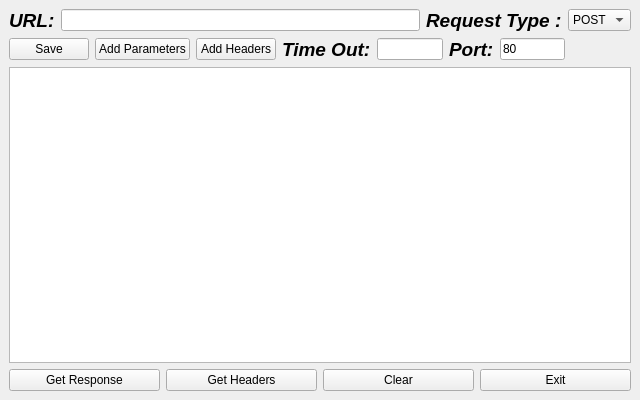
<?xml version="1.0" encoding="UTF-8"?>
<ui version="4.0">
 <class>MainWindow</class>
 <widget class="QMainWindow" name="MainWindow">
  <property name="geometry">
   <rect>
    <x>0</x>
    <y>0</y>
    <width>640</width>
    <height>400</height>
   </rect>
  </property>
  <property name="windowTitle">
   <string>Web Sniffer</string>
  </property>
  <widget class="QWidget" name="centralwidget">
   <layout class="QGridLayout" name="gridLayout">
    <item row="0" column="0">
     <layout class="QHBoxLayout" name="horizontalLayout_2">
      <item>
       <widget class="QLabel" name="label_2">
        <property name="font">
         <font>
          <pointsize>14</pointsize>
          <weight>75</weight>
          <italic>true</italic>
          <bold>true</bold>
         </font>
        </property>
        <property name="text">
         <string>URL:</string>
        </property>
       </widget>
      </item>
      <item>
       <widget class="QLineEdit" name="lineEdit_url"/>
      </item>
      <item>
       <widget class="QLabel" name="label">
        <property name="font">
         <font>
          <pointsize>14</pointsize>
          <weight>75</weight>
          <italic>true</italic>
          <bold>true</bold>
         </font>
        </property>
        <property name="text">
         <string>Request Type :</string>
        </property>
       </widget>
      </item>
      <item>
       <widget class="QComboBox" name="comboBox">
        <item>
         <property name="text">
          <string>POST</string>
         </property>
        </item>
        <item>
         <property name="text">
          <string>GET</string>
         </property>
        </item>
       </widget>
      </item>
     </layout>
    </item>
    <item row="1" column="0">
     <layout class="QHBoxLayout" name="horizontalLayout_3">
      <item>
       <widget class="QPushButton" name="pushButton_5">
        <property name="text">
         <string>Save</string>
        </property>
       </widget>
      </item>
      <item>
       <widget class="QPushButton" name="pushButton_7">
        <property name="text">
         <string>Add Parameters</string>
        </property>
       </widget>
      </item>
      <item>
       <widget class="QPushButton" name="pushButton_6">
        <property name="text">
         <string>Add Headers</string>
        </property>
       </widget>
      </item>
      <item>
       <widget class="QLabel" name="label_3">
        <property name="font">
         <font>
          <pointsize>14</pointsize>
          <weight>75</weight>
          <italic>true</italic>
          <bold>true</bold>
         </font>
        </property>
        <property name="text">
         <string>Time Out:</string>
        </property>
       </widget>
      </item>
      <item>
       <widget class="QLineEdit" name="lineEdit_timeout"/>
      </item>
      <item>
       <widget class="QLabel" name="label_4">
        <property name="font">
         <font>
          <pointsize>14</pointsize>
          <weight>75</weight>
          <italic>true</italic>
          <bold>true</bold>
         </font>
        </property>
        <property name="text">
         <string>Port:</string>
        </property>
       </widget>
      </item>
      <item>
       <widget class="QLineEdit" name="lineEdit_port">
        <property name="text">
         <string>80</string>
        </property>
       </widget>
      </item>
      <item>
       <spacer name="horizontalSpacer">
        <property name="orientation">
         <enum>Qt::Horizontal</enum>
        </property>
        <property name="sizeHint" stdset="0">
         <size>
          <width>108</width>
          <height>20</height>
         </size>
        </property>
       </spacer>
      </item>
     </layout>
    </item>
    <item row="3" column="0">
     <layout class="QHBoxLayout" name="horizontalLayout">
      <item>
       <widget class="QPushButton" name="btn_getresponse">
        <property name="text">
         <string>Get Response</string>
        </property>
       </widget>
      </item>
      <item>
       <widget class="QPushButton" name="btn_getheaders">
        <property name="text">
         <string>Get Headers</string>
        </property>
       </widget>
      </item>
      <item>
       <widget class="QPushButton" name="btn_clear">
        <property name="text">
         <string>Clear</string>
        </property>
       </widget>
      </item>
      <item>
       <widget class="QPushButton" name="btn_exit">
        <property name="text">
         <string>Exit</string>
        </property>
       </widget>
      </item>
     </layout>
    </item>
    <item row="2" column="0">
     <widget class="QTextEdit" name="textEdit"/>
    </item>
   </layout>
  </widget>
 </widget>
 <resources/>
 <connections>
  <connection>
   <sender>btn_exit</sender>
   <signal>clicked()</signal>
   <receiver>MainWindow</receiver>
   <slot>close()</slot>
   <hints>
    <hint type="sourcelabel">
     <x>554</x>
     <y>378</y>
    </hint>
    <hint type="destinationlabel">
     <x>319</x>
     <y>199</y>
    </hint>
   </hints>
  </connection>
  <connection>
   <sender>btn_clear</sender>
   <signal>clicked()</signal>
   <receiver>textEdit</receiver>
   <slot>clear()</slot>
   <hints>
    <hint type="sourcelabel">
     <x>398</x>
     <y>378</y>
    </hint>
    <hint type="destinationlabel">
     <x>319</x>
     <y>215</y>
    </hint>
   </hints>
  </connection>
 </connections>
</ui>
